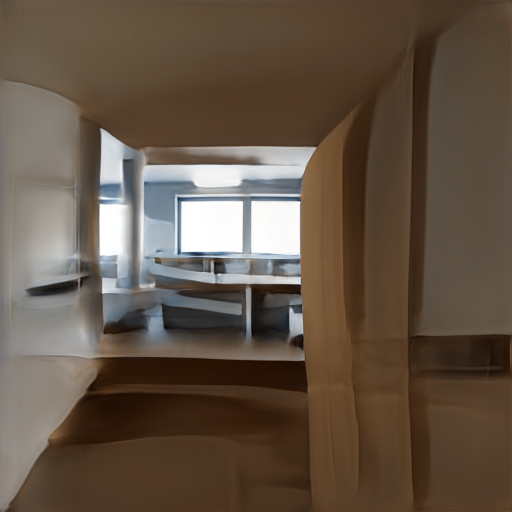
#> input picture img_2_color.png, 512 x 512 px
$ python generate_pointcloud.py img_2_color.png img_2_depth.png img_2_depth.png
#> lines starting #> are read from the running program, lines starting #| are printed output that depends on the picture
# Software License Agreement (BSD License)
#
# Copyright (c) 2013, Juergen Sturm, TUM
# All rights reserved.
#
# Redistribution and use in source and binary forms, with or without
# modification, are permitted provided that the following conditions
# are met:
#
#  * Redistributions of source code must retain the above copyright
#    notice, this list of conditions and the following disclaimer.
#  * Redistributions in binary form must reproduce the above
#    copyright notice, this list of conditions and the following
#    disclaimer in the documentation and/or other materials provided
#    with the distribution.
#  * Neither the name of TUM nor the names of its
#    contributors may be used to endorse or promote products derived
#    from this software without specific prior written permission.
#
# THIS SOFTWARE IS PROVIDED BY THE COPYRIGHT HOLDERS AND CONTRIBUTORS
# "AS IS" AND ANY EXPRESS OR IMPLIED WARRANTIES, INCLUDING, BUT NOT
# LIMITED TO, THE IMPLIED WARRANTIES OF MERCHANTABILITY AND FITNESS
# FOR A PARTICULAR PURPOSE ARE DISCLAIMED. IN NO EVENT SHALL THE
# COPYRIGHT OWNER OR CONTRIBUTORS BE LIABLE FOR ANY DIRECT, INDIRECT,
# INCIDENTAL, SPECIAL, EXEMPLARY, OR CONSEQUENTIAL DAMAGES (INCLUDING,
# BUT NOT LIMITED TO, PROCUREMENT OF SUBSTITUTE GOODS OR SERVICES;
# LOSS OF USE, DATA, OR PROFITS; OR BUSINESS INTERRUPTION) HOWEVER
# CAUSED AND ON ANY THEORY OF LIABILITY, WHETHER IN CONTRACT, STRICT
# LIABILITY, OR TORT (INCLUDING NEGLIGENCE OR OTHERWISE) ARISING IN
# ANY WAY OUT OF THE USE OF THIS SOFTWARE, EVEN IF ADVISED OF THE
# POSSIBILITY OF SUCH DAMAGE.
#
# the resulting .ply file can be viewed for example with meshlab
# sudo apt-get install meshlab

"""
This script reads a registered pair of color and depth images and generates a
colored 3D point cloud in the PLY format.
"""

import argparse
import sys
import os
from PIL import Image
from random import random

focalLength = 525.0
centerX = 319.5
centerY = 239.5
scalingFactor = 100.0

# custom parameters
offset_x = 0
offset_y = 0
noise = 0.1

def generate_pointcloud(rgb_file,depth_file,ply_file):
    """
    Generate a colored point cloud in PLY format from a color and a depth image.

    Input:
    rgb_file -- filename of color image
    depth_file -- filename of depth image
    ply_file -- filename of ply file

    """
#> called with rgb_file = 'img_2_color.png', depth_file = 'img_2_depth.png', ply_file = 'img_2_depth.png'
    rgb = Image.open(rgb_file)
#> rgb is the input picture: PIL image 512x512 RGB; mean R, G, B 98.9, 84, 69.7
    depth = Image.open(depth_file)
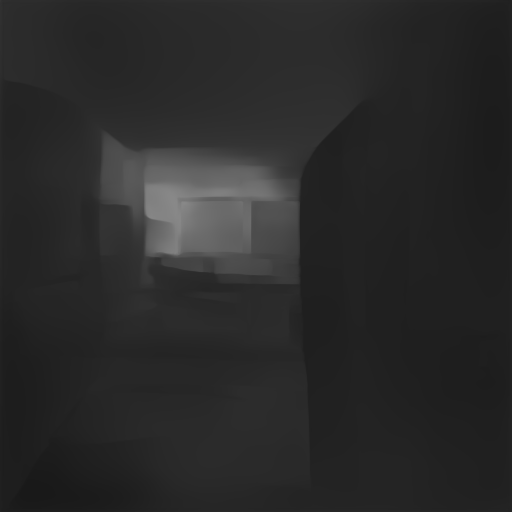
#> input picture img_2_depth.png, 512 x 512 px
#> depth is the input picture: PIL image 512x512 RGB; min 25, max 137, mean 41.6
    depth = depth.convert("I")
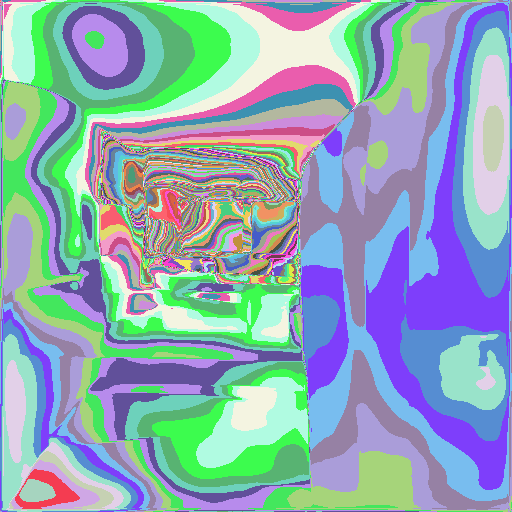
#> depth: PIL image 512x512 I; 113 distinct labels, from 25 to 137; one colour per label, 0 black

    if rgb.size != depth.size:
        raise Exception("Color and depth image do not have the same resolution.")
    if rgb.mode != "RGB":
        raise Exception("Color image is not in RGB format")
    if depth.mode != "I":
        raise Exception("Depth image is not in intensity format")


    points = []

    for v in range(rgb.size[1]):
        for u in range(rgb.size[0]):
            color = rgb.getpixel((u,v))
            Z = depth.getpixel((u,v)) / scalingFactor
            Z += Z + random() * noise
            if Z==0: continue
            X = (u - centerX) * (Z + random() * offset_x) / focalLength
            Y = (v - centerY) * (Z + random() * offset_y) / focalLength
            points.append("%f %f %f %d %d %d 0\n"%(X,Y,Z,color[0],color[1],color[2]))
#> after the loop, points = 262144 items
    file = open(ply_file,"w")
    file.write('''ply
format ascii 1.0
element vertex %d
property float x
property float y
property float z
property uchar red
property uchar green
property uchar blue
property uchar alpha
end_header
%s
'''%(len(points),"".join(points)))
    file.close()

if __name__ == '__main__':
    parser = argparse.ArgumentParser(description='''
    This script reads a registered pair of color and depth images and generates a colored 3D point cloud in the
    PLY format.
    ''')
    parser.add_argument('rgb_file', help='input color image (format: png)')
    parser.add_argument('depth_file', help='input depth image (format: png)')
    parser.add_argument('ply_file', help='output PLY file (format: ply)')
    args = parser.parse_args()

    generate_pointcloud(args.rgb_file,args.depth_file,args.ply_file)
